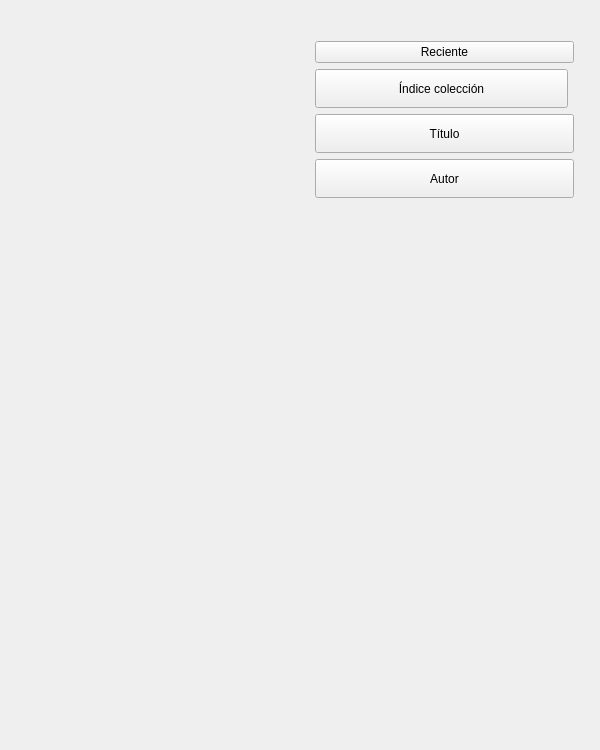
<?xml version="1.0" encoding="UTF-8"?>
<ui version="4.0">
 <class>LibrarySortBooksByLayer</class>
 <widget class="QWidget" name="LibrarySortBooksByLayer">
  <property name="geometry">
   <rect>
    <x>0</x>
    <y>0</y>
    <width>600</width>
    <height>750</height>
   </rect>
  </property>
  <property name="minimumSize">
   <size>
    <width>600</width>
    <height>750</height>
   </size>
  </property>
  <property name="maximumSize">
   <size>
    <width>600</width>
    <height>750</height>
   </size>
  </property>
  <property name="windowTitle">
   <string>Form</string>
  </property>
  <property name="styleSheet">
   <string notr="true"/>
  </property>
  <layout class="QVBoxLayout" name="verticalLayout_2">
   <property name="spacing">
    <number>0</number>
   </property>
   <property name="margin">
    <number>0</number>
   </property>
   <item>
    <widget class="QLabel" name="spacerTop">
     <property name="text">
      <string/>
     </property>
    </widget>
   </item>
   <item>
    <widget class="QWidget" name="HorizontalCont" native="true">
     <property name="minimumSize">
      <size>
       <width>0</width>
       <height>0</height>
      </size>
     </property>
     <property name="maximumSize">
      <size>
       <width>16777215</width>
       <height>600</height>
      </size>
     </property>
     <layout class="QHBoxLayout" name="HorizontalContss">
      <property name="spacing">
       <number>0</number>
      </property>
      <property name="leftMargin">
       <number>1</number>
      </property>
      <property name="rightMargin">
       <number>1</number>
      </property>
      <property name="bottomMargin">
       <number>1</number>
      </property>
      <item>
       <spacer name="horizontalSpacer">
        <property name="orientation">
         <enum>Qt::Horizontal</enum>
        </property>
        <property name="sizeHint" stdset="0">
         <size>
          <width>40</width>
          <height>20</height>
         </size>
        </property>
       </spacer>
      </item>
      <item>
       <widget class="QWidget" name="LibrarySortBooksByLayerCont" native="true">
        <property name="sizePolicy">
         <sizepolicy hsizetype="Expanding" vsizetype="Minimum">
          <horstretch>0</horstretch>
          <verstretch>0</verstretch>
         </sizepolicy>
        </property>
        <property name="styleSheet">
         <string notr="true"/>
        </property>
        <layout class="QVBoxLayout" name="verticalLayout_4">
         <property name="spacing">
          <number>0</number>
         </property>
         <property name="bottomMargin">
          <number>0</number>
         </property>
         <item>
          <widget class="QWidget" name="arrowCont" native="true">
           <property name="maximumSize">
            <size>
             <width>16777215</width>
             <height>19</height>
            </size>
           </property>
           <widget class="QLabel" name="topArrowLbl">
            <property name="geometry">
             <rect>
              <x>230</x>
              <y>2</y>
              <width>24</width>
              <height>17</height>
             </rect>
            </property>
            <property name="text">
             <string/>
            </property>
            <property name="indent">
             <number>0</number>
            </property>
           </widget>
          </widget>
         </item>
         <item>
          <widget class="QFrame" name="popupCont">
           <property name="sizePolicy">
            <sizepolicy hsizetype="Preferred" vsizetype="Minimum">
             <horstretch>0</horstretch>
             <verstretch>0</verstretch>
            </sizepolicy>
           </property>
           <property name="minimumSize">
            <size>
             <width>0</width>
             <height>20</height>
            </size>
           </property>
           <property name="maximumSize">
            <size>
             <width>16777215</width>
             <height>620</height>
            </size>
           </property>
           <layout class="QGridLayout" name="gridLayout">
            <item row="0" column="0" rowspan="2" colspan="2">
             <widget class="QPushButton" name="recentSortBtn">
              <property name="sizePolicy">
               <sizepolicy hsizetype="Expanding" vsizetype="Expanding">
                <horstretch>0</horstretch>
                <verstretch>0</verstretch>
               </sizepolicy>
              </property>
              <property name="focusPolicy">
               <enum>Qt::NoFocus</enum>
              </property>
              <property name="text">
               <string>Reciente</string>
              </property>
              <property name="checkable">
               <bool>true</bool>
              </property>
             </widget>
            </item>
            <item row="3" column="0" colspan="2">
             <widget class="QPushButton" name="titleSortBtn">
              <property name="sizePolicy">
               <sizepolicy hsizetype="Expanding" vsizetype="Expanding">
                <horstretch>0</horstretch>
                <verstretch>0</verstretch>
               </sizepolicy>
              </property>
              <property name="focusPolicy">
               <enum>Qt::NoFocus</enum>
              </property>
              <property name="text">
               <string>Título</string>
              </property>
              <property name="checkable">
               <bool>true</bool>
              </property>
             </widget>
            </item>
            <item row="4" column="0" colspan="2">
             <widget class="QPushButton" name="authorSortBtn">
              <property name="sizePolicy">
               <sizepolicy hsizetype="Expanding" vsizetype="Expanding">
                <horstretch>0</horstretch>
                <verstretch>0</verstretch>
               </sizepolicy>
              </property>
              <property name="focusPolicy">
               <enum>Qt::NoFocus</enum>
              </property>
              <property name="text">
               <string>Autor</string>
              </property>
              <property name="checkable">
               <bool>true</bool>
              </property>
             </widget>
            </item>
            <item row="2" column="0">
             <widget class="QPushButton" name="indexSortBtn">
              <property name="sizePolicy">
               <sizepolicy hsizetype="Expanding" vsizetype="Expanding">
                <horstretch>0</horstretch>
                <verstretch>0</verstretch>
               </sizepolicy>
              </property>
              <property name="focusPolicy">
               <enum>Qt::NoFocus</enum>
              </property>
              <property name="text">
               <string>Índice colección</string>
              </property>
              <property name="checkable">
               <bool>true</bool>
              </property>
             </widget>
            </item>
           </layout>
          </widget>
         </item>
         <item>
          <spacer name="verticalSpacer_2">
           <property name="orientation">
            <enum>Qt::Vertical</enum>
           </property>
           <property name="sizeHint" stdset="0">
            <size>
             <width>20</width>
             <height>40</height>
            </size>
           </property>
          </spacer>
         </item>
        </layout>
       </widget>
      </item>
      <item>
       <widget class="QLabel" name="spacerLeft">
        <property name="text">
         <string/>
        </property>
       </widget>
      </item>
     </layout>
    </widget>
   </item>
   <item>
    <spacer name="verticalSpacer">
     <property name="orientation">
      <enum>Qt::Vertical</enum>
     </property>
     <property name="sizeHint" stdset="0">
      <size>
       <width>20</width>
       <height>40</height>
      </size>
     </property>
    </spacer>
   </item>
  </layout>
 </widget>
 <resources/>
 <connections/>
</ui>
